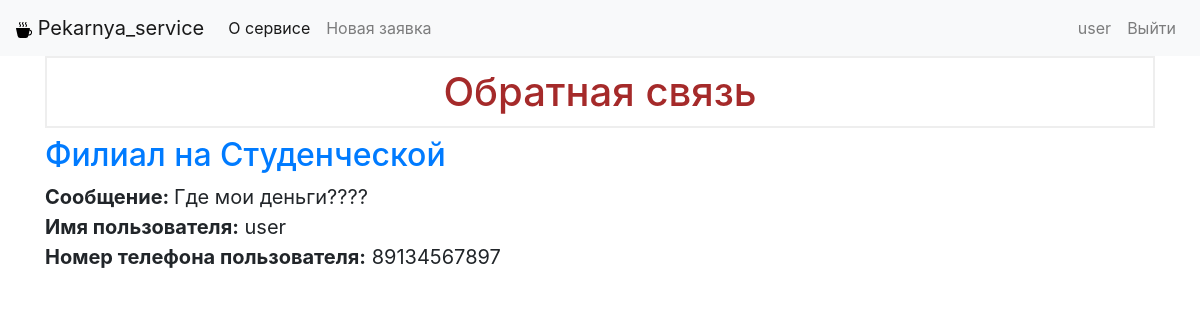
The page /feedbox (signed in) on the database its author committed.
### tables this page shows
CREATE TABLE requests (
	id integer primary key autoincrement,
	created timestamp not null default current_time,
	place text not null,
	user text not null,
	content text not null,
	status text, 
	comment text

);

CREATE TABLE feedback (
	id integer primary key autoincrement,
	request_id integer not null,
	feedback_text text not null,
	user_id integer,
	foreign key (user_id) references users (id)
);

CREATE TABLE users (
	id integer primary key autoincrement,
	username text not null unique,
	password_hash text not null,
	user_role boolean not null,
	phone_number text not null
);

### app.py (the view)
@app.route('/feedbox')
def feedbox():
    conn = get_db_connection()
    requests = conn.execute('SELECT * FROM requests ORDER BY created desc').fetchall()
    feedback = conn.execute('SELECT * FROM feedback INNER JOIN users ON feedback.user_id = users.id ORDER BY feedback.id desc').fetchall()
    conn.close()
    return render_template('feedbox.html', feedback=feedback, requests=requests)

### app.py (called while the page is built)
def get_db_connection():
    conn = sqlite3.connect('database.db')
    conn.row_factory = sqlite3.Row
    return conn

### templates/feedbox.html
{% extends 'base.html' %}
{% block content %}
    <h1>{% block title %} Обратная связь {% endblock %}</h1>
    {% for feed in feedback %}
    {% for request in requests %}
    {% if feed['request_id'] == request['id'] %}
    <a href="/{{request['id']}}">
        <h2>{{ request['place'] }}</h2>
    </a>
    <blockquote class="blockquote">
        <p class="mb-0"><b>Сообщение: </b>{{feed['feedback_text']}}</p>
        <p class="mb-0"><b>Имя пользователя:</b> {{feed['username']}}</p>
        <p class="mb-0"><b>Номер телефона пользователя:</b> {{feed['phone_number']}}</p>
    </blockquote>
    {% endif %}
    {% endfor %}
    {% endfor %}
{% endblock %}

### static/css/style.css (style rules this page uses)
h1 { border: 2px #eee solid; color: brown; text-align: center; padding: 10px; }

### rows shown on the page
feedback: feedback_text "Где мои деньги????"
requests: place "Филиал на Студенческой"
users: username "user", phone_number "89134567897"

### other values the page prints
{{ session['username'] }} "user"
